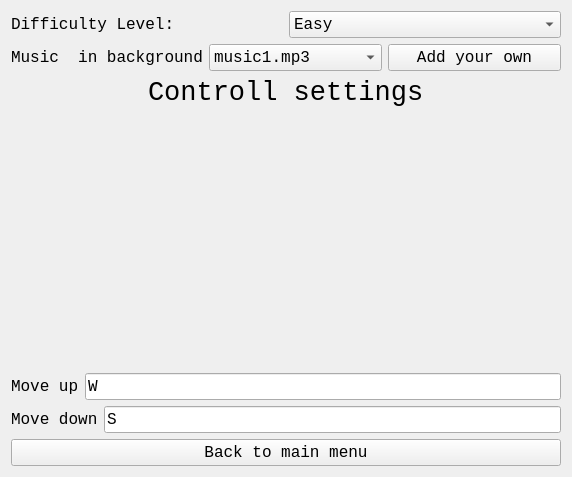
<?xml version="1.0" encoding="UTF-8"?>
<ui version="4.0">
 <class>Settings</class>
 <widget class="QWidget" name="Settings">
  <property name="geometry">
   <rect>
    <x>0</x>
    <y>0</y>
    <width>572</width>
    <height>477</height>
   </rect>
  </property>
  <property name="windowTitle">
   <string>Form</string>
  </property>
  <layout class="QVBoxLayout" name="verticalLayout">
   <item>
    <layout class="QHBoxLayout" name="horizontalLayout">
     <item>
      <widget class="QLabel" name="label">
       <property name="font">
        <font>
         <family>Consolas</family>
         <pointsize>12</pointsize>
        </font>
       </property>
       <property name="layoutDirection">
        <enum>Qt::LeftToRight</enum>
       </property>
       <property name="text">
        <string>Difficulty Level:</string>
       </property>
      </widget>
     </item>
     <item>
      <widget class="QComboBox" name="comboBox">
       <property name="font">
        <font>
         <family>Consolas</family>
         <pointsize>12</pointsize>
        </font>
       </property>
       <property name="layoutDirection">
        <enum>Qt::LeftToRight</enum>
       </property>
       <item>
        <property name="text">
         <string>Easy</string>
        </property>
       </item>
       <item>
        <property name="text">
         <string>Medium</string>
        </property>
       </item>
       <item>
        <property name="text">
         <string>Hard</string>
        </property>
       </item>
      </widget>
     </item>
    </layout>
   </item>
   <item>
    <layout class="QHBoxLayout" name="horizontalLayout_2">
     <item>
      <widget class="QLabel" name="label_2">
       <property name="font">
        <font>
         <family>Consolas</family>
         <pointsize>12</pointsize>
        </font>
       </property>
       <property name="layoutDirection">
        <enum>Qt::LeftToRight</enum>
       </property>
       <property name="text">
        <string>Music  in background</string>
       </property>
      </widget>
     </item>
     <item>
      <widget class="QComboBox" name="comboBox_2">
       <property name="font">
        <font>
         <family>Consolas</family>
         <pointsize>12</pointsize>
        </font>
       </property>
       <property name="layoutDirection">
        <enum>Qt::LeftToRight</enum>
       </property>
       <item>
        <property name="text">
         <string>music1.mp3</string>
        </property>
       </item>
       <item>
        <property name="text">
         <string>music2.mp3</string>
        </property>
       </item>
      </widget>
     </item>
     <item>
      <widget class="QPushButton" name="pushButton">
       <property name="font">
        <font>
         <family>Consolas</family>
         <pointsize>12</pointsize>
        </font>
       </property>
       <property name="layoutDirection">
        <enum>Qt::LeftToRight</enum>
       </property>
       <property name="text">
        <string>Add your own</string>
       </property>
      </widget>
     </item>
    </layout>
   </item>
   <item>
    <layout class="QVBoxLayout" name="verticalLayout_2">
     <item alignment="Qt::AlignHCenter|Qt::AlignTop">
      <widget class="QLabel" name="label_3">
       <property name="font">
        <font>
         <family>Consolas</family>
         <pointsize>20</pointsize>
        </font>
       </property>
       <property name="layoutDirection">
        <enum>Qt::LeftToRight</enum>
       </property>
       <property name="text">
        <string>Controll settings</string>
       </property>
      </widget>
     </item>
     <item>
      <layout class="QHBoxLayout" name="horizontalLayout_3">
       <item>
        <widget class="QLabel" name="label_4">
         <property name="font">
          <font>
           <family>Consolas</family>
           <pointsize>12</pointsize>
          </font>
         </property>
         <property name="layoutDirection">
          <enum>Qt::LeftToRight</enum>
         </property>
         <property name="text">
          <string>Move up</string>
         </property>
        </widget>
       </item>
       <item>
        <widget class="CustomKeySequenceEdit" name="keySequenceEdit">
         <property name="font">
          <font>
           <family>Consolas</family>
           <pointsize>12</pointsize>
          </font>
         </property>
         <property name="layoutDirection">
          <enum>Qt::LeftToRight</enum>
         </property>
         <property name="keySequence">
          <string>W</string>
         </property>
        </widget>
       </item>
      </layout>
     </item>
     <item>
      <layout class="QHBoxLayout" name="horizontalLayout_4">
       <item>
        <widget class="QLabel" name="label_5">
         <property name="font">
          <font>
           <family>Consolas</family>
           <pointsize>12</pointsize>
          </font>
         </property>
         <property name="layoutDirection">
          <enum>Qt::LeftToRight</enum>
         </property>
         <property name="text">
          <string>Move down</string>
         </property>
        </widget>
       </item>
       <item>
        <widget class="CustomKeySequenceEdit" name="keySequenceEdit_2">
         <property name="font">
          <font>
           <family>Consolas</family>
           <pointsize>12</pointsize>
          </font>
         </property>
         <property name="layoutDirection">
          <enum>Qt::LeftToRight</enum>
         </property>
         <property name="keySequence">
          <string extracomment="Press Key">S</string>
         </property>
        </widget>
       </item>
      </layout>
     </item>
    </layout>
   </item>
   <item>
    <widget class="QPushButton" name="back_button">
     <property name="font">
      <font>
       <family>Consolas</family>
       <pointsize>12</pointsize>
      </font>
     </property>
     <property name="layoutDirection">
      <enum>Qt::LeftToRight</enum>
     </property>
     <property name="text">
      <string>Back to main menu</string>
     </property>
    </widget>
   </item>
  </layout>
 </widget>
 <customwidgets>
  <customwidget>
   <class>CustomKeySequenceEdit</class>
   <extends>QKeySequenceEdit</extends>
   <header>customkeysequenceedit.h</header>
  </customwidget>
 </customwidgets>
 <resources/>
 <connections/>
</ui>
